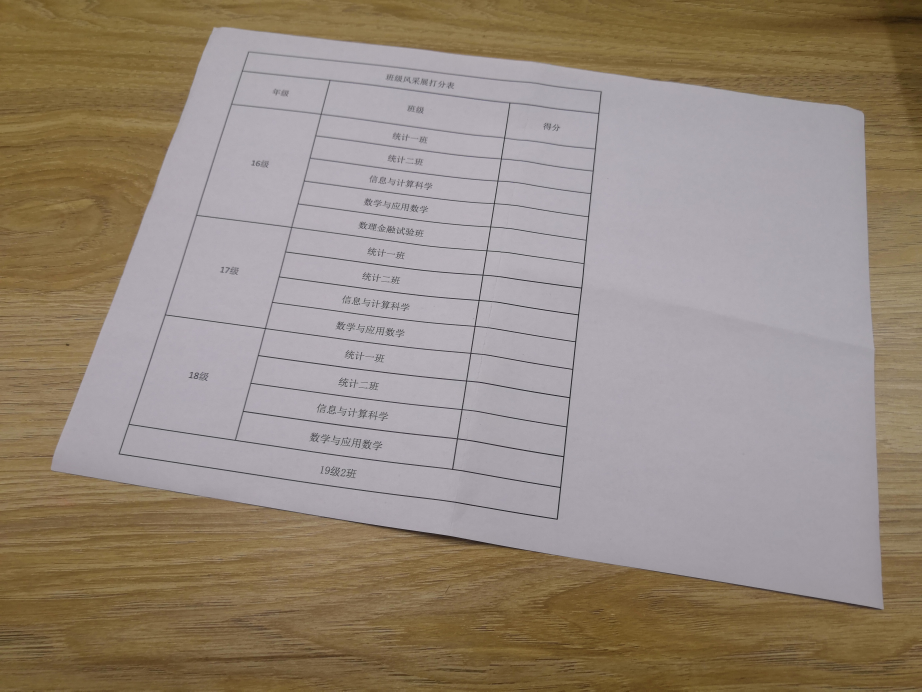
#> input picture pictures/bz.jpg, 4608 x 3456 px, found by its file name (shown at 1/5 size)
$ python adaptive_threshold2.py
#> lines starting #> are read from the running program, lines starting #| are printed output that depends on the picture; after the words box and inside, x2 and y2 are one past the last pixel; in counts of white or black regions, pixels touching at a corner belong together
import cv2
import numpy as np
from scipy import signal


img = cv2.imread('bz.jpg', 0)
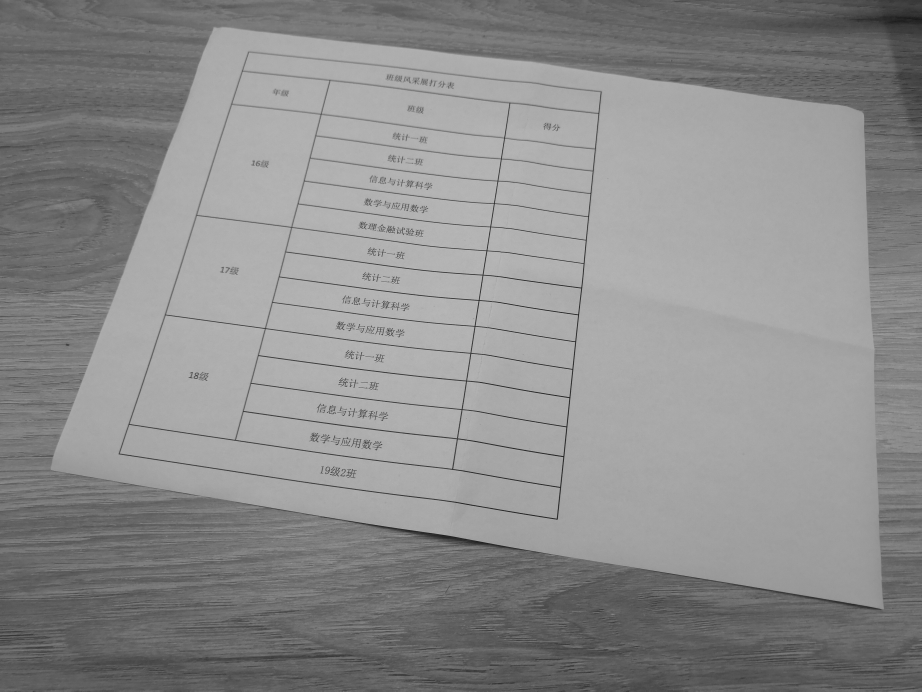
#> img: shape (3456, 4608) (shown at 1/5 size); min 8, max 214, mean 140.6
img = cv2.resize(img, (700, 600))
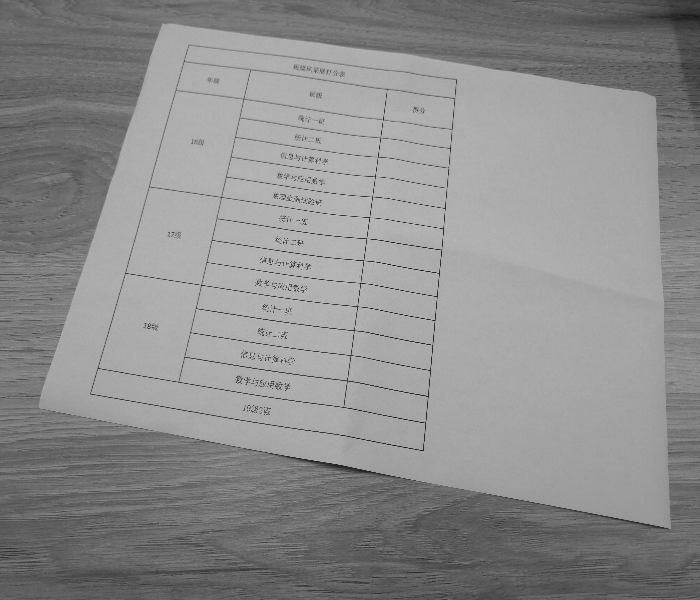
#> img: shape (600, 700); min 24, max 196, mean 140.5
#| (600, 700)


def adaptive_thres(img, win=3, beta=0.9):
#> called with win = 3, beta = 0.9
    if win % 2 == 0: win = win - 1
    # 边界的均值有点麻烦
    # 这里分别计算和和邻居数再相除
    kern = np.ones([win, win])
    sums = signal.correlate2d(img, kern, 'same')
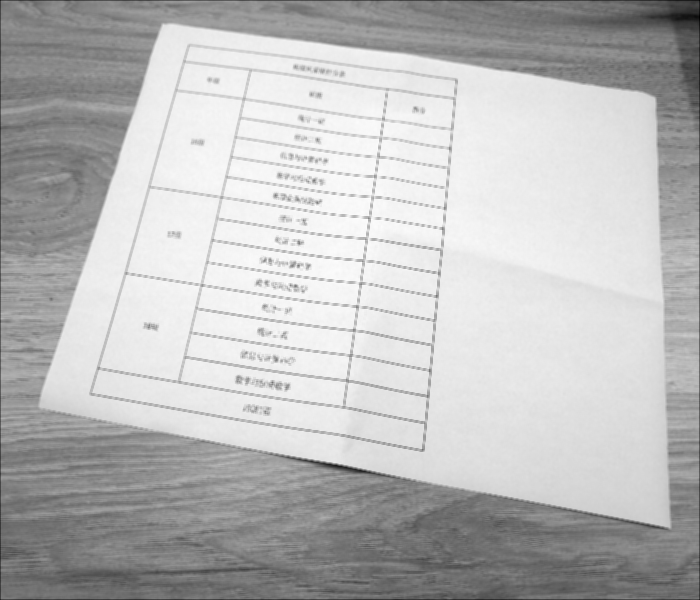
#> sums: shape (600, 700) float64; min 195, max 1650, mean 1262.5; drawn with min black and max white
    cnts = signal.correlate2d(np.ones_like(img), kern, 'same')
    means = sums // cnts
    # 如果直接采用均值作为阈值，背景会变花
    # 但是相邻背景颜色相差不大
    # 所以乘个系数把它们过滤掉
    img = np.where(img < means * beta, 0, 255)
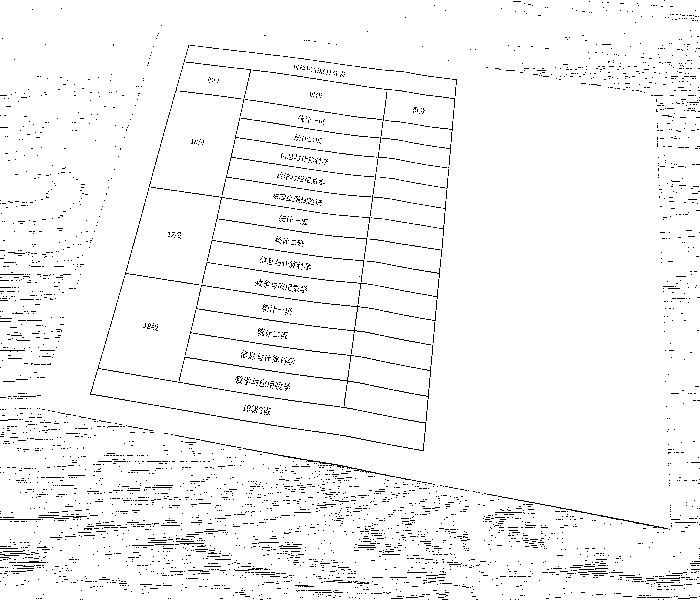
#> img: shape (600, 700) int64; 96.4% white; black in thin lines or dots
    return img


img = np.array(img)
print(img.shape)
img = adaptive_thres(img)
img = np.array(img, dtype=np.uint8)
#> img: shape (600, 700); 96.4% white; black in thin lines or dots
cv2.imshow('deal_image', img)
cv2.waitKey(0)
